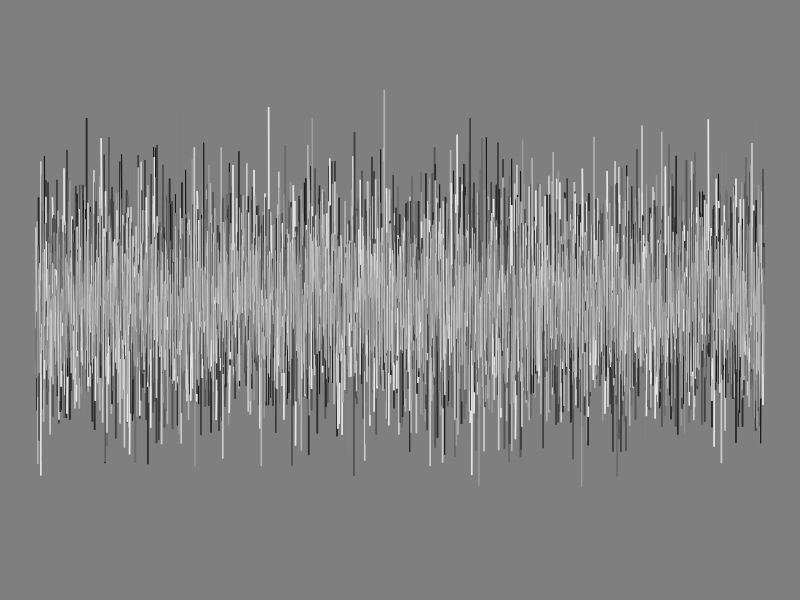

R code for this plot: (Note: this script raises an error after producing the figure.)
library(ggplot2)

n_x <- 1000
n_facets <- 10
x <- rep(1:n_x, times = n_facets)
y <- rnorm(n_facets*n_x)
group <- rep(1:n_facets, each = n_x)
bg_col <- "grey50"

ggplot(data = data.frame(x = x, y = y, group = group)) +
  geom_line(mapping = aes(x = x, y = y, colour = group)) +
  scale_color_gradient(low = "grey10", high = "grey90") +
  scale_y_continuous(limits = c(-5, 5)) +
  theme_void() +
  theme(plot.background = element_rect(fill = bg_col, colour = bg_col),
        panel.background = element_rect(fill = bg_col, colour = bg_col),
        legend.position = "none",
        strip.text = element_blank(),
        panel.spacing = unit(0.1, "lines"))

ggplot2::ggsave(filename = "2023/art/10_music.png",
                width = 600,
                height = 600,
                unit = "px")
